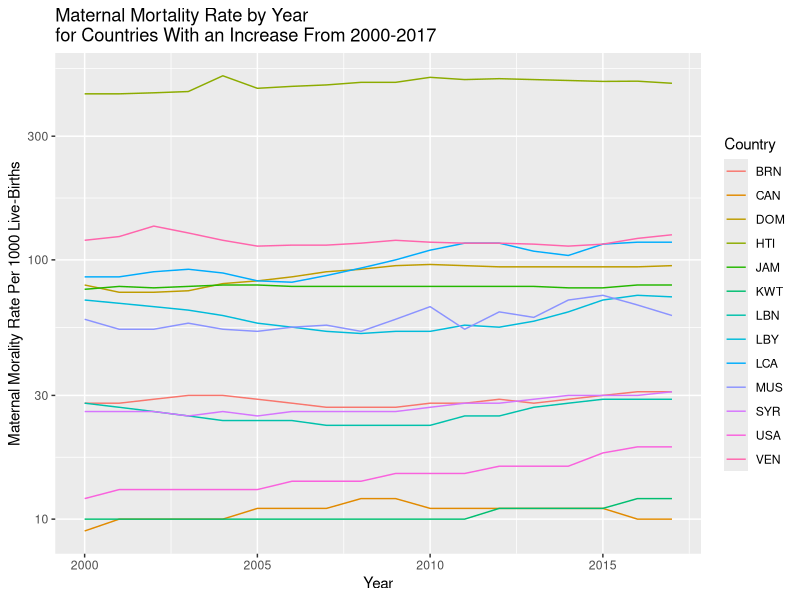

Source code (R):
##############################################
# Figure 1: Maternal Mortality Increase Trend from 2000-2017
##############################################

# Packages
library(tidyverse)

# Loading Dataset
df <- read_csv("data/processed/final_data.csv")

conflict <- df |>
  dplyr::select(iso, year, maternal_mortality) |>
  dplyr::filter(year < 2018) |>
  arrange(iso, year) |>
  group_by(iso) |>
  mutate(diff_matmor = maternal_mortality - maternal_mortality[1L],
  total_change = last(maternal_mortality) - first(maternal_mortality))

conflict2 <- conflict |> filter(total_change > 0)
ggplot(conflict2, aes(x = year, y = maternal_mortality, color = iso)) + geom_line() + scale_y_log10() +
  labs(x = "Year", y = "Maternal Morality Rate Per 1000 Live-Births", color = "Country",
title = "Maternal Mortality Rate by Year\nfor Countries With an Increase From 2000-2017")
